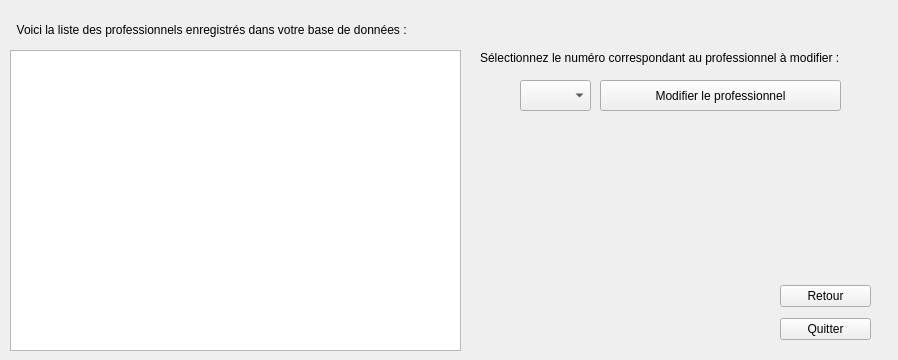
    <widget class="QWidget" name="page_11">
     <widget class="QLabel" name="label">
      <property name="geometry">
       <rect>
        <x>10</x>
        <y>20</y>
        <width>451</width>
        <height>20</height>
       </rect>
      </property>
      <property name="text">
       <string>  Voici la liste des professionnels enregistrés dans votre base de données : </string>
      </property>
     </widget>
     <widget class="QTextBrowser" name="textBrowser">
      <property name="geometry">
       <rect>
        <x>10</x>
        <y>50</y>
        <width>451</width>
        <height>301</height>
       </rect>
      </property>
     </widget>
     <widget class="QLabel" name="label_20">
      <property name="geometry">
       <rect>
        <x>480</x>
        <y>50</y>
        <width>409</width>
        <height>16</height>
       </rect>
      </property>
      <property name="text">
       <string>Sélectionnez le numéro correspondant au professionnel à modifier :</string>
      </property>
     </widget>
     <widget class="QComboBox" name="comboBox_2">
      <property name="geometry">
       <rect>
        <x>520</x>
        <y>80</y>
        <width>71</width>
        <height>31</height>
       </rect>
      </property>
     </widget>
     <widget class="QPushButton" name="pushButton_28">
      <property name="geometry">
       <rect>
        <x>600</x>
        <y>80</y>
        <width>241</width>
        <height>31</height>
       </rect>
      </property>
      <property name="text">
       <string>Modifier le professionnel</string>
      </property>
     </widget>
     <widget class="QWidget" name="verticalLayoutWidget_44">
      <property name="geometry">
       <rect>
        <x>780</x>
        <y>280</y>
        <width>91</width>
        <height>66</height>
       </rect>
      </property>
      <layout class="QVBoxLayout" name="verticalLayout_44">
       <item>
        <widget class="QPushButton" name="pushButton_29">
         <property name="text">
          <string>Retour</string>
         </property>
        </widget>
       </item>
       <item>
        <widget class="QPushButton" name="pushButton_30">
         <property name="text">
          <string>Quitter</string>
         </property>
        </widget>
       </item>
      </layout>
     </widget>
    </widget>
